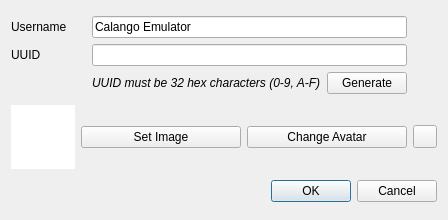
<?xml version="1.0" encoding="UTF-8"?>
<ui version="4.0">
 <class>NewUserDialog</class>
 <widget class="QDialog" name="NewUserDialog">
  <property name="geometry">
   <rect>
    <x>0</x>
    <y>0</y>
    <width>448</width>
    <height>220</height>
   </rect>
  </property>
  <property name="windowTitle">
   <string>New User</string>
  </property>
  <layout class="QGridLayout" name="gridLayout_2">
   <item row="2" column="1" colspan="3">
    <widget class="QDialogButtonBox" name="buttonBox">
     <property name="orientation">
      <enum>Qt::Orientation::Horizontal</enum>
     </property>
     <property name="standardButtons">
      <set>QDialogButtonBox::StandardButton::Cancel|QDialogButtonBox::StandardButton::Ok</set>
     </property>
    </widget>
   </item>
   <item row="1" column="2">
    <widget class="QPushButton" name="setAvatar">
     <property name="text">
      <string>Change Avatar</string>
     </property>
    </widget>
   </item>
   <item row="1" column="1">
    <widget class="QPushButton" name="selectImage">
     <property name="text">
      <string>Set Image</string>
     </property>
    </widget>
   </item>
   <item row="1" column="3">
    <widget class="QToolButton" name="revert">
     <property name="text">
      <string/>
     </property>
    </widget>
   </item>
   <item row="0" column="0" colspan="4">
    <layout class="QGridLayout" name="gridLayout">
     <item row="1" column="0">
      <widget class="QLabel" name="label">
       <property name="text">
        <string>UUID</string>
       </property>
      </widget>
     </item>
     <item row="0" column="1" colspan="2">
      <widget class="QLineEdit" name="username">
       <property name="text">
        <string>Calango Emulator</string>
       </property>
      </widget>
     </item>
     <item row="1" column="1" colspan="2">
      <widget class="QLineEdit" name="uuid"/>
     </item>
     <item row="0" column="0">
      <widget class="QLabel" name="label_2">
       <property name="text">
        <string>Username</string>
       </property>
      </widget>
     </item>
     <item row="2" column="1">
      <widget class="QLabel" name="label_3">
       <property name="font">
        <font>
         <italic>true</italic>
        </font>
       </property>
       <property name="text">
        <string>UUID must be 32 hex characters (0-9, A-F)</string>
       </property>
      </widget>
     </item>
     <item row="2" column="2">
      <widget class="QPushButton" name="generate">
       <property name="text">
        <string>Generate</string>
       </property>
      </widget>
     </item>
     <item row="1" column="3">
      <widget class="QLabel" name="uuidVerified">
       <property name="sizePolicy">
        <sizepolicy hsizetype="Fixed" vsizetype="Preferred">
         <horstretch>0</horstretch>
         <verstretch>0</verstretch>
        </sizepolicy>
       </property>
       <property name="minimumSize">
        <size>
         <width>24</width>
         <height>0</height>
        </size>
       </property>
      </widget>
     </item>
     <item row="0" column="3">
      <widget class="QLabel" name="usernameVerified">
       <property name="text">
        <string/>
       </property>
      </widget>
     </item>
    </layout>
   </item>
   <item row="1" column="0">
    <widget class="QGraphicsView" name="image">
     <property name="sizePolicy">
      <sizepolicy hsizetype="Expanding" vsizetype="Expanding">
       <horstretch>0</horstretch>
       <verstretch>0</verstretch>
      </sizepolicy>
     </property>
     <property name="minimumSize">
      <size>
       <width>64</width>
       <height>64</height>
      </size>
     </property>
     <property name="maximumSize">
      <size>
       <width>64</width>
       <height>64</height>
      </size>
     </property>
     <property name="frameShape">
      <enum>QFrame::Shape::NoFrame</enum>
     </property>
     <property name="frameShadow">
      <enum>QFrame::Shadow::Plain</enum>
     </property>
     <property name="verticalScrollBarPolicy">
      <enum>Qt::ScrollBarPolicy::ScrollBarAlwaysOff</enum>
     </property>
     <property name="horizontalScrollBarPolicy">
      <enum>Qt::ScrollBarPolicy::ScrollBarAlwaysOff</enum>
     </property>
     <property name="interactive">
      <bool>false</bool>
     </property>
    </widget>
   </item>
  </layout>
 </widget>
 <resources/>
 <connections>
  <connection>
   <sender>buttonBox</sender>
   <signal>accepted()</signal>
   <receiver>NewUserDialog</receiver>
   <slot>accept()</slot>
   <hints>
    <hint type="sourcelabel">
     <x>248</x>
     <y>254</y>
    </hint>
    <hint type="destinationlabel">
     <x>157</x>
     <y>274</y>
    </hint>
   </hints>
  </connection>
  <connection>
   <sender>buttonBox</sender>
   <signal>rejected()</signal>
   <receiver>NewUserDialog</receiver>
   <slot>reject()</slot>
   <hints>
    <hint type="sourcelabel">
     <x>316</x>
     <y>260</y>
    </hint>
    <hint type="destinationlabel">
     <x>286</x>
     <y>274</y>
    </hint>
   </hints>
  </connection>
 </connections>
</ui>
